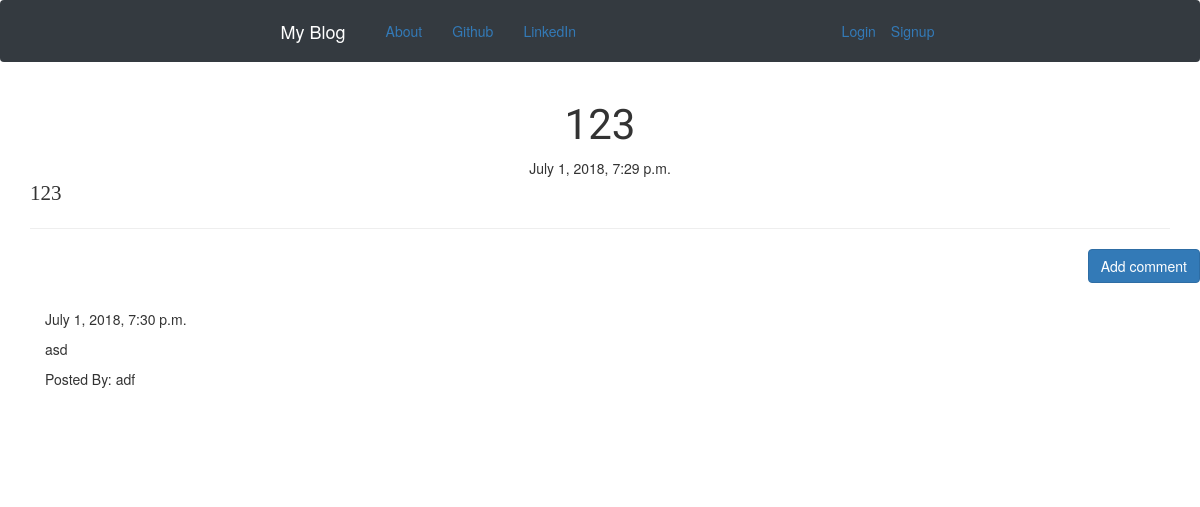
Page /post/24 on the committed database.
### blog/models.py (models this page shows, shortened)
class Post(models.Model):
	author = models.ForeignKey('auth.User',on_delete=models.CASCADE)
	title = models.CharField(max_length=200)
	text = models.TextField()
	create_date = models.DateTimeField(default=timezone.now)
	published_date = models.DateTimeField(blank=True,null=True)

class Comment(models.Model):
	post = models.ForeignKey('blog.Post',related_name='comments',on_delete=models.CASCADE)
	author = models.CharField(max_length=200)
	text = models.TextField()
	create_date = models.DateTimeField(default=timezone.now)
	approved_comment = models.BooleanField(default=False)

### blog/views.py (the view)
# urls.py: url(r'^post/(?P<pk>\d+)$',views.PostDetailView.as_view(),name='post_detail'),
class PostDetailView(DetailView):
	model = Post
	def get_context_data(self, **kwargs):
		context = super(PostDetailView, self).get_context_data(**kwargs)
		context['comments'] = Comment.objects.all()
		return context

### blog/templates/blog/post_detail.html (shortened to what this page needs)
{% extends "blog/base.html" %}
{% block content %}
	<h1 class="posttitle container">{{post.title}}</h1>
	{% if post.published_date %}
		<div class="date postdate">
			{{ post.published_date}}
		</div>
	{% else %}
		<a class="btn btn-default" href="{% url 'post_publish' pk=post.pk %}">Publish</a>
	{% endif %}
	<p class='postcontent'>{{ post.title|safe|linebreaksbr}}</p>
	<hr>
	<a class='btn btn-primary btn-comment' href="{% url 'add_comment_to_post' pk=post.pk %}">Add comment</a>
	<div class="container">
		{% for comment in comments.all %}
			<br>
				{% if comment.post == post %}
					{% if user.is_authenticated or comment.approved_comment %}
					{{comment.create_date }}
						<p>{{comment.text|safe|linebreaks}}</p>
						<p>Posted By: {{comment.author}}</p>
					{% endif %}
				{% endif %}
				{% empty %}
				<p>No Comments!</p>
		{% endfor %}
	</div>
{% endblock %}

### blog/static/css/blog.css (style rules this page uses)
body { height: 100%; overflow: auto; }
.postdate { text-align: center; }
.posttitle { font-family: 'Spirax',sans-serif; font-size: 3em; text-align: center; }
.postcontent { font-family: 'Montserrat'; font-size: 1.5em; }
.btn-comment { position: absolute; right: 0px; }

### rows in the picture
Post: title "123", published_date "July 1, 2018, 7:29 p.m."
Comment: create_date "July 1, 2018, 7:30 p.m.", text "asd", author "adf"
